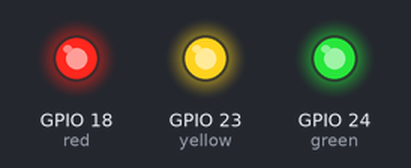
The program below on a simulated Raspberry Pi (BCM pin numbers). On the bench: output pins drawn as LEDs (lit = HIGH).

Above: at 0.5 s.
At 3.5 s:
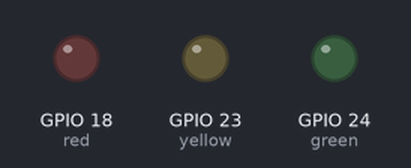
Timing chart, 0 to 4.6 s (numbered marks = the images above):
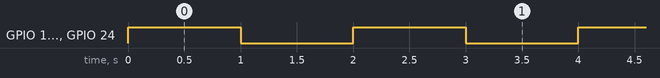

Measured:
- by itself, GPIO 18 (red), GPIO 23 (yellow), GPIO 24 (green): alternates HIGH for 1.0 s and LOW for 1.0 s

The program:

3-blink-forever.py
```python
import time
from gpiozero import LED

red = LED(18)
yellow = LED(23)
green = LED(24)

while True:
    red.on()
    yellow.on()
    green.on()
    time.sleep(1)
    red.off()
    yellow.off()
    green.off()
    time.sleep(1)
```
